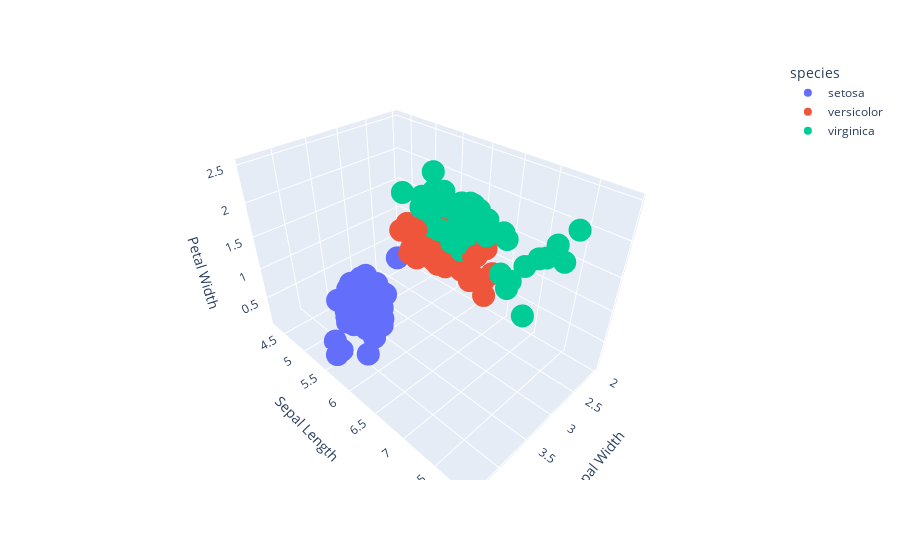

The code cell stored with this chart in its notebook:
### Markdown cell above
We are not limited to 2D plots, it is possible to graph higher dimensional data as well. Again, below example was based on the official tutorial.

### Code cell
fig = px.scatter_3d(
    df, x="sepal_width", y="sepal_length", z='petal_width', color="species", 
    labels={"sepal_width": "Sepal Width", "sepal_length": "Sepal Length", "petal_width":"Petal Width"}
)

fig.show()

### Figure 1 — Plotly figure (JSON) as saved in the notebook; plotly's stock layout.template omitted (floating-point values rounded to 4 significant figures)
{"data": [{"hoverlabel": {"namelength": 0}, "hovertemplate": "species=setosa<br>Sepal Width=%{x}<br>Sepal Length=%{y}<br>Petal Width=%{z}", "legendgroup": "setosa", "marker": {"color": "#636efa", "symbol": "circle"}, "mode": "markers", "name": "setosa", "scene": "scene", "showlegend": true, "type": "scatter3d", "x": [3.5, 3, 3.2, 3.1, 3.6, 3.9, 3.4, 3.4, 2.9, 3.1, 3.7, 3.4, 3, 3, 4, 4.4, 3.9, 3.5, 3.8, 3.8, 3.4, 3.7, 3.6, 3.3, 3.4, 3, 3.4, 3.5, 3.4, 3.2, 3.1, 3.4, 4.1, 4.2, 3.1, 3.2, 3.5, 3.1, 3, 3.4, 3.5, 2.3, 3.2, 3.5, 3.8, 3, 3.8, 3.2, 3.7, 3.3], "y": [5.1, 4.9, 4.7, 4.6, 5, 5.4, 4.6, 5, 4.4, 4.9, 5.4, 4.8, 4.8, 4.3, 5.8, 5.7, 5.4, 5.1, 5.7, 5.1, 5.4, 5.1, 4.6, 5.1, 4.8, 5, 5, 5.2, 5.2, 4.7, 4.8, 5.4, 5.2, 5.5, 4.9, 5, 5.5, 4.9, 4.4, 5.1, 5, 4.5, 4.4, 5, 5.1, 4.8, 5.1, 4.6, 5.3, 5], "z": [0.2, 0.2, 0.2, 0.2, 0.2, 0.4, 0.3, 0.2, 0.2, 0.1, 0.2, 0.2, 0.1, 0.1, 0.2, 0.4, 0.4, 0.3, 0.3, 0.3, 0.2, 0.4, 0.2, 0.5, 0.2, 0.2, 0.4, 0.2, 0.2, 0.2, 0.2, 0.4, 0.1, 0.2, 0.1, 0.2, 0.2, 0.1, 0.2, 0.2, 0.3, 0.3, 0.2, 0.6, 0.4, 0.3, 0.2, 0.2, 0.2, 0.2]}, {"hoverlabel": {"namelength": 0}, "hovertemplate": "species=versicolor<br>Sepal Width=%{x}<br>Sepal Length=%{y}<br>Petal Width=%{z}", "legendgroup": "versicolor", "marker": {"color": "#EF553B", "symbol": "circle"}, "mode": "markers", "name": "versicolor", "scene": "scene", "showlegend": true, "type": "scatter3d", "x": [3.2, 3.2, 3.1, 2.3, 2.8, 2.8, 3.3, 2.4, 2.9, 2.7, 2, 3, 2.2, 2.9, 2.9, 3.1, 3, 2.7, 2.2, 2.5, 3.2, 2.8, 2.5, 2.8, 2.9, 3, 2.8, 3, 2.9, 2.6, 2.4, 2.4, 2.7, 2.7, 3, 3.4, 3.1, 2.3, 3, 2.5, 2.6, 3, 2.6, 2.3, 2.7, 3, 2.9, 2.9, 2.5, 2.8], "y": [7, 6.4, 6.9, 5.5, 6.5, 5.7, 6.3, 4.9, 6.6, 5.2, 5, 5.9, 6, 6.1, 5.6, 6.7, 5.6, 5.8, 6.2, 5.6, 5.9, 6.1, 6.3, 6.1, 6.4, 6.6, 6.8, 6.7, 6, 5.7, 5.5, 5.5, 5.8, 6, 5.4, 6, 6.7, 6.3, 5.6, 5.5, 5.5, 6.1, 5.8, 5, 5.6, 5.7, 5.7, 6.2, 5.1, 5.7], "z": [1.4, 1.5, 1.5, 1.3, 1.5, 1.3, 1.6, 1, 1.3, 1.4, 1, 1.5, 1, 1.4, 1.3, 1.4, 1.5, 1, 1.5, 1.1, 1.8, 1.3, 1.5, 1.2, 1.3, 1.4, 1.4, 1.7, 1.5, 1, 1.1, 1, 1.2, 1.6, 1.5, 1.6, 1.5, 1.3, 1.3, 1.3, 1.2, 1.4, 1.2, 1, 1.3, 1.2, 1.3, 1.3, 1.1, 1.3]}, {"hoverlabel": {"namelength": 0}, "hovertemplate": "species=virginica<br>Sepal Width=%{x}<br>Sepal Length=%{y}<br>Petal Width=%{z}", "legendgroup": "virginica", "marker": {"color": "#00cc96", "symbol": "circle"}, "mode": "markers", "name": "virginica", "scene": "scene", "showlegend": true, "type": "scatter3d", "x": [3.3, 2.7, 3, 2.9, 3, 3, 2.5, 2.9, 2.5, 3.6, 3.2, 2.7, 3, 2.5, 2.8, 3.2, 3, 3.8, 2.6, 2.2, 3.2, 2.8, 2.8, 2.7, 3.3, 3.2, 2.8, 3, 2.8, 3, 2.8, 3.8, 2.8, 2.8, 2.6, 3, 3.4, 3.1, 3, 3.1, 3.1, 3.1, 2.7, 3.2, 3.3, 3, 2.5, 3, 3.4, 3], "y": [6.3, 5.8, 7.1, 6.3, 6.5, 7.6, 4.9, 7.3, 6.7, 7.2, 6.5, 6.4, 6.8, 5.7, 5.8, 6.4, 6.5, 7.7, 7.7, 6, 6.9, 5.6, 7.7, 6.3, 6.7, 7.2, 6.2, 6.1, 6.4, 7.2, 7.4, 7.9, 6.4, 6.3, 6.1, 7.7, 6.3, 6.4, 6, 6.9, 6.7, 6.9, 5.8, 6.8, 6.7, 6.7, 6.3, 6.5, 6.2, 5.9], "z": [2.5, 1.9, 2.1, 1.8, 2.2, 2.1, 1.7, 1.8, 1.8, 2.5, 2, 1.9, 2.1, 2, 2.4, 2.3, 1.8, 2.2, 2.3, 1.5, 2.3, 2, 2, 1.8, 2.1, 1.8, 1.8, 1.8, 2.1, 1.6, 1.9, 2, 2.2, 1.5, 1.4, 2.3, 2.4, 1.8, 1.8, 2.1, 2.4, 2.3, 1.9, 2.3, 2.5, 2.3, 1.9, 2, 2.3, 1.8]}], "layout": {"legend": {"title": {"text": "species"}, "tracegroupgap": 0}, "margin": {"t": 60}, "scene": {"domain": {"x": [0, 1], "y": [0, 1]}, "xaxis": {"title": {"text": "Sepal Width"}}, "yaxis": {"title": {"text": "Sepal Length"}}, "zaxis": {"title": {"text": "Petal Width"}}}}}
